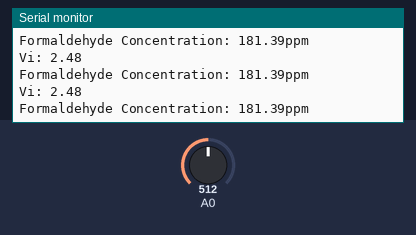
Simulated run of this sketch. Board: Arduino Uno, built with avr-gcc and run on an emulated ATmega328P. On the bench: the last lines printed to the serial monitor. Inputs (shaded band) come from the test bench; at power-on: A0 = 512.

Above: at 1.3 s.
1.4 s: A0 set to 716
At 1.82 s:
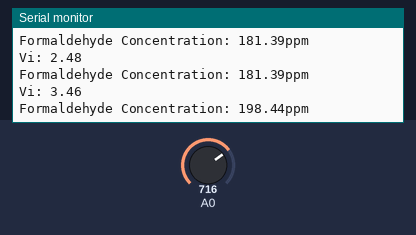
2.9 s: A0 set to 900
At 3.32 s:
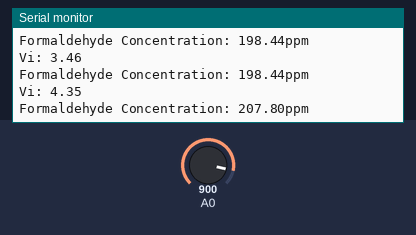
Timing chart, 0 to 5.9 s (numbered marks = the images above; inputs shaded):
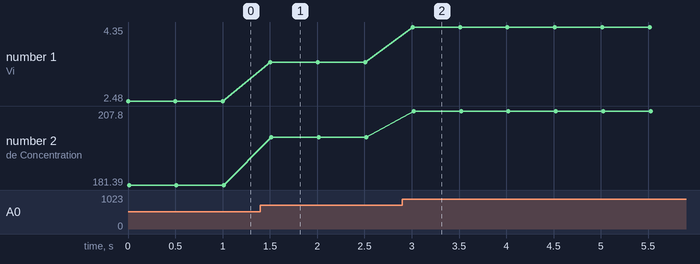

Measured:
- after the input at 1.4 s, the serial monitor: prints a new line after 0.10 s (image 1)
- after the input at 2.9 s, the serial monitor: prints a new line after 0.11 s (image 2)
- plotted number 1: 2.48 → 3.46 after the input at 1.4 s, 3.46 → 4.35 after the input at 2.9 s
- plotted number 2: 181.39 → 198.44 after the input at 1.4 s, 198.44 → 207.8 after the input at 2.9 s

The sketch:

mq138.ino
```cpp
void setup()
{

    Serial.begin(9600); // Begin serial output
}

void loop()
{

    float Vi = 0.1;

    float Vc = 4.95; // Constant voltage from pin

    int sensorValue = analogRead(A0); // Read analog pin for voltage info in 10 bits

    float Vf = sensorValue * 4.95 / 1023; // Voltage through pin when in presence of VOCs (formaldehyde)

    Serial.print("Vi: ");

    Serial.println(sensorValue * 4.95 / 1023);

    Serial.print("Formaldehyde Concentration: ");

    Serial.print(concentrationPPMform(Vf, Vi));

    Serial.print("ppm\n"); // Print concentration data

    delay(500); // Delay 0.5 seconds
}

float concentrationPPMform(float V, float Vstart) // Formaldehde concentration formula

{

    float con = 212.32619543773774 * exp(-(7.653015806367451 * (4.95 - V) * Vstart) / (V * (4.95 - Vstart)));

    return con;
}
```
